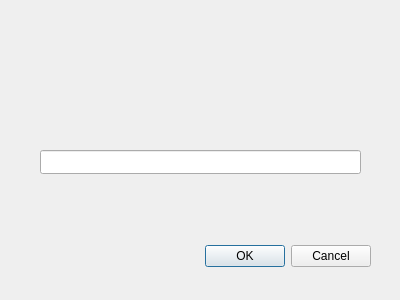
<?xml version="1.0" encoding="UTF-8"?>
<ui version="4.0">
 <class>Dialog</class>
 <widget class="QDialog" name="Dialog">
  <property name="geometry">
   <rect>
    <x>0</x>
    <y>0</y>
    <width>400</width>
    <height>300</height>
   </rect>
  </property>
  <property name="windowTitle">
   <string>Dialog</string>
  </property>
  <widget class="QDialogButtonBox" name="buttonBox">
   <property name="geometry">
    <rect>
     <x>30</x>
     <y>240</y>
     <width>341</width>
     <height>32</height>
    </rect>
   </property>
   <property name="orientation">
    <enum>Qt::Horizontal</enum>
   </property>
   <property name="standardButtons">
    <set>QDialogButtonBox::Cancel|QDialogButtonBox::Ok</set>
   </property>
  </widget>
  <widget class="QLineEdit" name="lineRowDel">
   <property name="geometry">
    <rect>
     <x>40</x>
     <y>150</y>
     <width>321</width>
     <height>24</height>
    </rect>
   </property>
  </widget>
 </widget>
 <resources/>
 <connections>
  <connection>
   <sender>buttonBox</sender>
   <signal>accepted()</signal>
   <receiver>Dialog</receiver>
   <slot>accept()</slot>
   <hints>
    <hint type="sourcelabel">
     <x>248</x>
     <y>254</y>
    </hint>
    <hint type="destinationlabel">
     <x>157</x>
     <y>274</y>
    </hint>
   </hints>
  </connection>
  <connection>
   <sender>buttonBox</sender>
   <signal>rejected()</signal>
   <receiver>Dialog</receiver>
   <slot>reject()</slot>
   <hints>
    <hint type="sourcelabel">
     <x>316</x>
     <y>260</y>
    </hint>
    <hint type="destinationlabel">
     <x>286</x>
     <y>274</y>
    </hint>
   </hints>
  </connection>
 </connections>
</ui>
